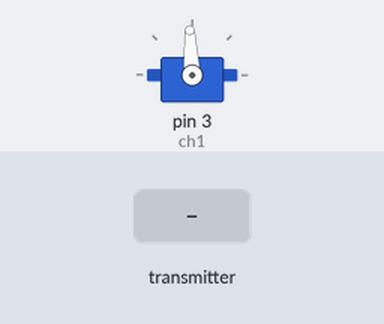
A sketch run on a simulated Arduino Uno, built with avr-gcc and run on an emulated ATmega328P. Shown: servo. The test bench sets the inputs (shaded band). No radio packets arrive unless stated.

Above: at 1.2 s.
1.3 s: the transmitter starts sending steering = 0
At 2.5 s:
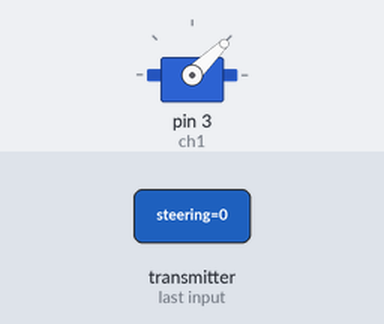
2.8 s: the transmitter starts sending steering = 64
At 3.6 s:
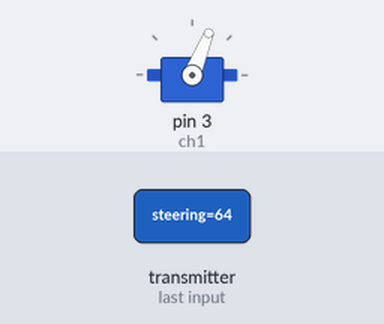
4.3 s: the transmitter starts sending steering = 255
At 4.7 s:
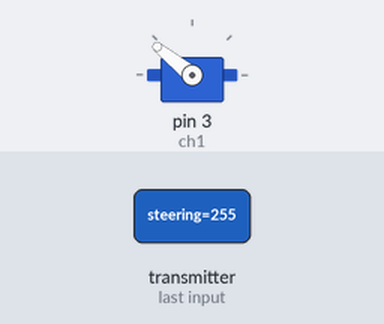
5.8 s: the transmitter starts sending steering = 128
At 7.1 s:
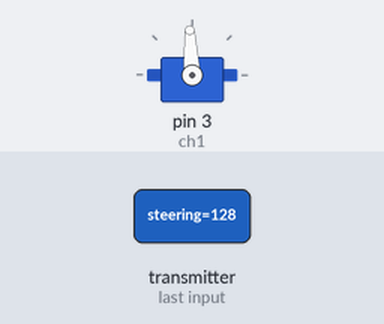
Timing chart, 0 to 8.3 s (numbered marks = the images above; inputs shaded):
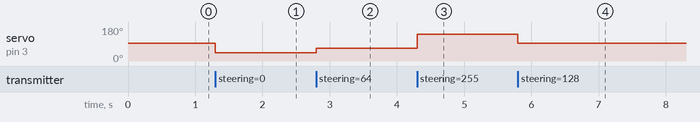

The sketch:

DIY_Antenli_Motorlu_Receiver.ino
```cpp
//  3 Channel Receiver | 3 Kanal Alıcı
//  PWM output on pins D3, D5, D6 (Çıkış pinleri)
#include <SPI.h>
#include <nRF24L01.h>
#include <RF24.h>
#include <Servo.h>

int ch_width_1 = 0;
//*** int ch_width_2 = 0;
//*** int ch_width_3 = 0;

Servo ch1;
//*** Servo ch2;
//*** Servo ch3;

struct Signal {
  //*** byte throttle;
  byte steering;
  //*** byte aux1;
};

Signal data;
const uint64_t pipeIn = 0xE9E8F0F0E1LL;

// Select CE,CSN pin | CE ve CSN pinlerin seçimi
RF24 radio(9, 10);

void ResetData() {
  // Define the inicial value of each data input. | Veri girişlerinin başlangıç değerleri
  // The middle position for Potenciometers | Potansiyometreler için orta konum
  data.steering = 127;  // Center | Merkez
  //*** data.throttle = 127;   // Motor Stop | Motor Kapalı
  //*** data.aux1 = 0;         // Center | Merkez
}

void setup() {
  //Set the pins for each PWM signal | Her bir PWM sinyal için pinler belirleniyor.
  ch1.attach(3);
  //*** ch2.attach(5);
  //*** ch3.attach(6);
  //Configure the NRF24 module
  ResetData();
  radio.begin();
  radio.openReadingPipe(1, pipeIn);
  radio.setAutoAck(false);
  radio.setDataRate(RF24_250KBPS);
  radio.setPALevel(RF24_PA_MAX);
  radio.startListening();  //start the radio comunication for receiver | Alıcı olarak sinyal iletişimi başlatılıyor
}

unsigned long lastRecvTime = 0;

void recvData() {
  while (radio.available()) {
    radio.read(&data, sizeof(Signal));
    lastRecvTime = millis();  // receive the data | data alınıyor
  }
}

void loop() {
  recvData();

  unsigned long now = millis();

  if (now - lastRecvTime > 1000) {
    ResetData();  // Signal lost.. Reset data | Sinyal kayıpsa data resetleniyor
  }

  ch_width_1 = map(data.steering, 0, 255, 1000, 2000);  // pin D3 (PWM signal)
  //*** ch_width_2 = map(data.throttle, 0, 255, 800, 2200);     // pin D5 (PWM signal)
  //*** ch_width_3 = map(data.aux1, 0, 1, 1000, 2000);           // pin D6 (PWM signal)

  // Write the PWM signal | PWM sinyaller çıkışlara gönderiliyor
  ch1.writeMicroseconds(ch_width_1);
  //*** ch2.writeMicroseconds(ch_width_2);
  //*** ch3.writeMicroseconds(ch_width_3);
}
```

Measured:
- after the input at 1.3 s, servo on pin 3 (ch1): 93° → 44° at once
- after the input at 2.8 s, servo on pin 3 (ch1): 44° → 68° at once
- after the input at 4.3 s, servo on pin 3 (ch1): 68° → 141° at once
- after the input at 5.8 s, servo on pin 3 (ch1): 141° → 93° at once
